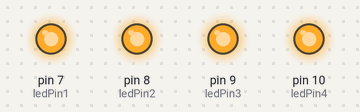
Bench run of a sketch on a simulated Arduino Uno, built with avr-gcc and run on an emulated ATmega328P. On the bench: output pins drawn as LEDs (lit = HIGH).

Above: at 0.1 s.
Timing chart, 0 to 1.6 s (numbered marks = the images above):
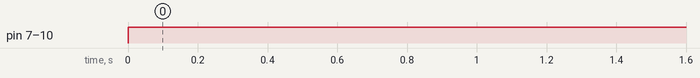

The sketch:

prototype_v2.ino
```cpp
const int ledPin1 = 7;
const int ledPin2 = 8;
const int ledPin3 = 9;
const int ledPin4 = 10;

void setup()
{
  pinMode(ledPin1, OUTPUT);
  pinMode(ledPin2, OUTPUT);
  pinMode(ledPin3, OUTPUT);
  pinMode(ledPin4, OUTPUT);
}

void loop()
{
  digitalWrite(ledPin1, HIGH);
  digitalWrite(ledPin2, HIGH);
  digitalWrite(ledPin3, HIGH);
  digitalWrite(ledPin4, HIGH);
}
```

Measured:
- by itself, pin 7 (ledPin1), pin 8 (ledPin2), pin 9 (ledPin3), pin 10 (ledPin4): LOW → HIGH at 0.00 s
